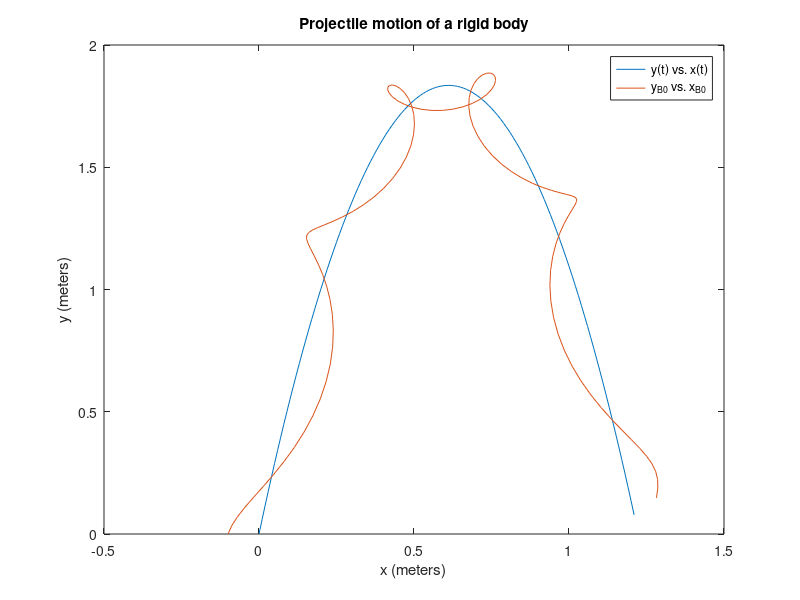

Reproduce this figure in MATLAB.
% PS 6 9.10 part g

% Want to plot results for y_B_0 vs. x_B_0 and y vs. x

% Given initial conditions:
g = 9.81; % m/s^2
d = .1; % meter
t = 0:.01:1.21;
v_x0 = 1; % m/s
v_y0 = 6; % m/s

x = v_x0 * t;
y = v_y0 * t - g*t.^2/2;
x_B_0 = x - d*cos(24*t);
y_B_0 = y - d*sin(24*t);

figure(1);
plot(x, y);
hold on
plot(x_B_0, y_B_0);
hold off

title("Projectile motion of a rigid body")
xlabel("x (meters)")
ylabel("y (meters)")
legend("y(t) vs. x(t)", "y_B_0 vs. x_B_0")